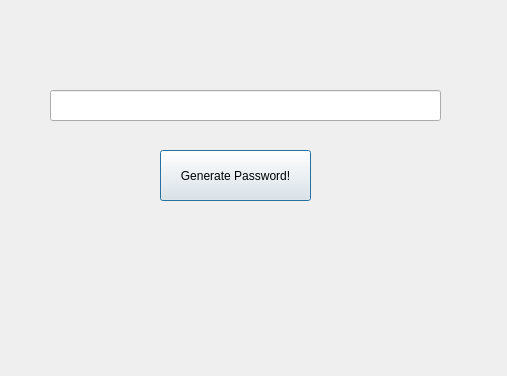
<?xml version="1.0" encoding="UTF-8"?>
<ui version="4.0">
 <class>RandomStringGen</class>
 <widget class="QDialog" name="RandomStringGen">
  <property name="geometry">
   <rect>
    <x>0</x>
    <y>0</y>
    <width>507</width>
    <height>376</height>
   </rect>
  </property>
  <property name="windowTitle">
   <string>Dialog</string>
  </property>
  <widget class="QLineEdit" name="lineEdit">
   <property name="geometry">
    <rect>
     <x>50</x>
     <y>90</y>
     <width>391</width>
     <height>31</height>
    </rect>
   </property>
  </widget>
  <widget class="QPushButton" name="pushButton">
   <property name="geometry">
    <rect>
     <x>160</x>
     <y>150</y>
     <width>151</width>
     <height>51</height>
    </rect>
   </property>
   <property name="text">
    <string>Generate Password!</string>
   </property>
  </widget>
 </widget>
 <resources/>
 <connections/>
</ui>
